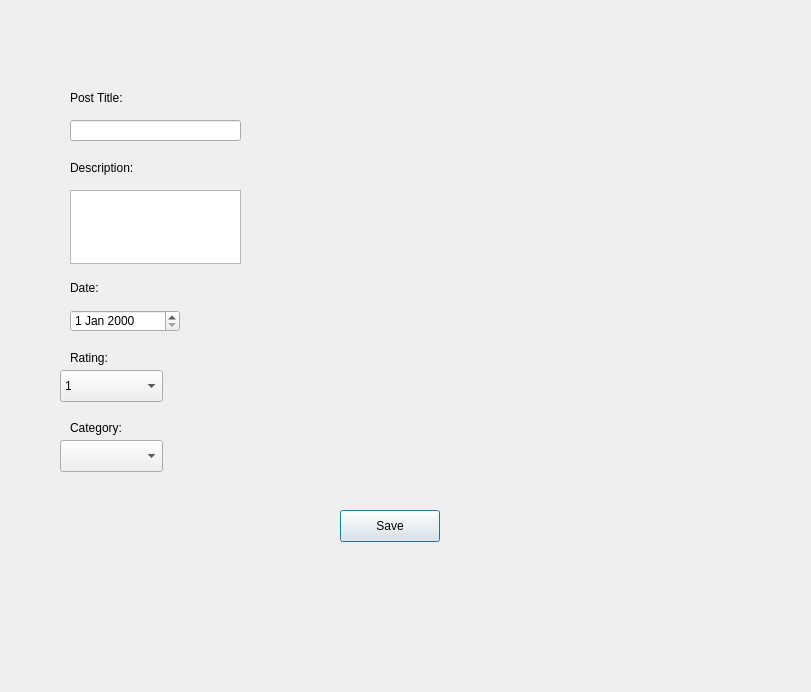
<?xml version="1.0" encoding="UTF-8"?>
<ui version="4.0">
 <class>editpost</class>
 <widget class="QDialog" name="editpost">
  <property name="geometry">
   <rect>
    <x>0</x>
    <y>0</y>
    <width>811</width>
    <height>692</height>
   </rect>
  </property>
  <property name="windowTitle">
   <string>Dialog</string>
  </property>
  <widget class="QLabel" name="label_3">
   <property name="geometry">
    <rect>
     <x>70</x>
     <y>280</y>
     <width>81</width>
     <height>16</height>
    </rect>
   </property>
   <property name="text">
    <string>Date:</string>
   </property>
  </widget>
  <widget class="QLabel" name="label_4">
   <property name="geometry">
    <rect>
     <x>70</x>
     <y>350</y>
     <width>81</width>
     <height>16</height>
    </rect>
   </property>
   <property name="text">
    <string>Rating:</string>
   </property>
  </widget>
  <widget class="QTextEdit" name="descedit">
   <property name="geometry">
    <rect>
     <x>70</x>
     <y>190</y>
     <width>171</width>
     <height>74</height>
    </rect>
   </property>
  </widget>
  <widget class="QPushButton" name="pushButton">
   <property name="geometry">
    <rect>
     <x>340</x>
     <y>510</y>
     <width>100</width>
     <height>32</height>
    </rect>
   </property>
   <property name="text">
    <string>Save</string>
   </property>
  </widget>
  <widget class="QDateEdit" name="dateEdit">
   <property name="geometry">
    <rect>
     <x>70</x>
     <y>310</y>
     <width>110</width>
     <height>22</height>
    </rect>
   </property>
  </widget>
  <widget class="QComboBox" name="comboBox_2">
   <property name="geometry">
    <rect>
     <x>60</x>
     <y>440</y>
     <width>103</width>
     <height>32</height>
    </rect>
   </property>
  </widget>
  <widget class="QComboBox" name="comboBox">
   <property name="geometry">
    <rect>
     <x>60</x>
     <y>370</y>
     <width>103</width>
     <height>32</height>
    </rect>
   </property>
   <item>
    <property name="text">
     <string>1</string>
    </property>
   </item>
   <item>
    <property name="text">
     <string>2</string>
    </property>
   </item>
   <item>
    <property name="text">
     <string>3</string>
    </property>
   </item>
   <item>
    <property name="text">
     <string>4</string>
    </property>
   </item>
   <item>
    <property name="text">
     <string>5</string>
    </property>
   </item>
  </widget>
  <widget class="QLabel" name="label_5">
   <property name="geometry">
    <rect>
     <x>70</x>
     <y>420</y>
     <width>81</width>
     <height>16</height>
    </rect>
   </property>
   <property name="text">
    <string>Category:</string>
   </property>
  </widget>
  <widget class="QLabel" name="label">
   <property name="geometry">
    <rect>
     <x>70</x>
     <y>90</y>
     <width>81</width>
     <height>16</height>
    </rect>
   </property>
   <property name="text">
    <string>Post Title:</string>
   </property>
  </widget>
  <widget class="QLineEdit" name="titleedit">
   <property name="geometry">
    <rect>
     <x>70</x>
     <y>120</y>
     <width>171</width>
     <height>21</height>
    </rect>
   </property>
  </widget>
  <widget class="QLabel" name="label_2">
   <property name="geometry">
    <rect>
     <x>70</x>
     <y>160</y>
     <width>81</width>
     <height>16</height>
    </rect>
   </property>
   <property name="text">
    <string>Description:</string>
   </property>
  </widget>
 </widget>
 <resources/>
 <connections/>
</ui>
